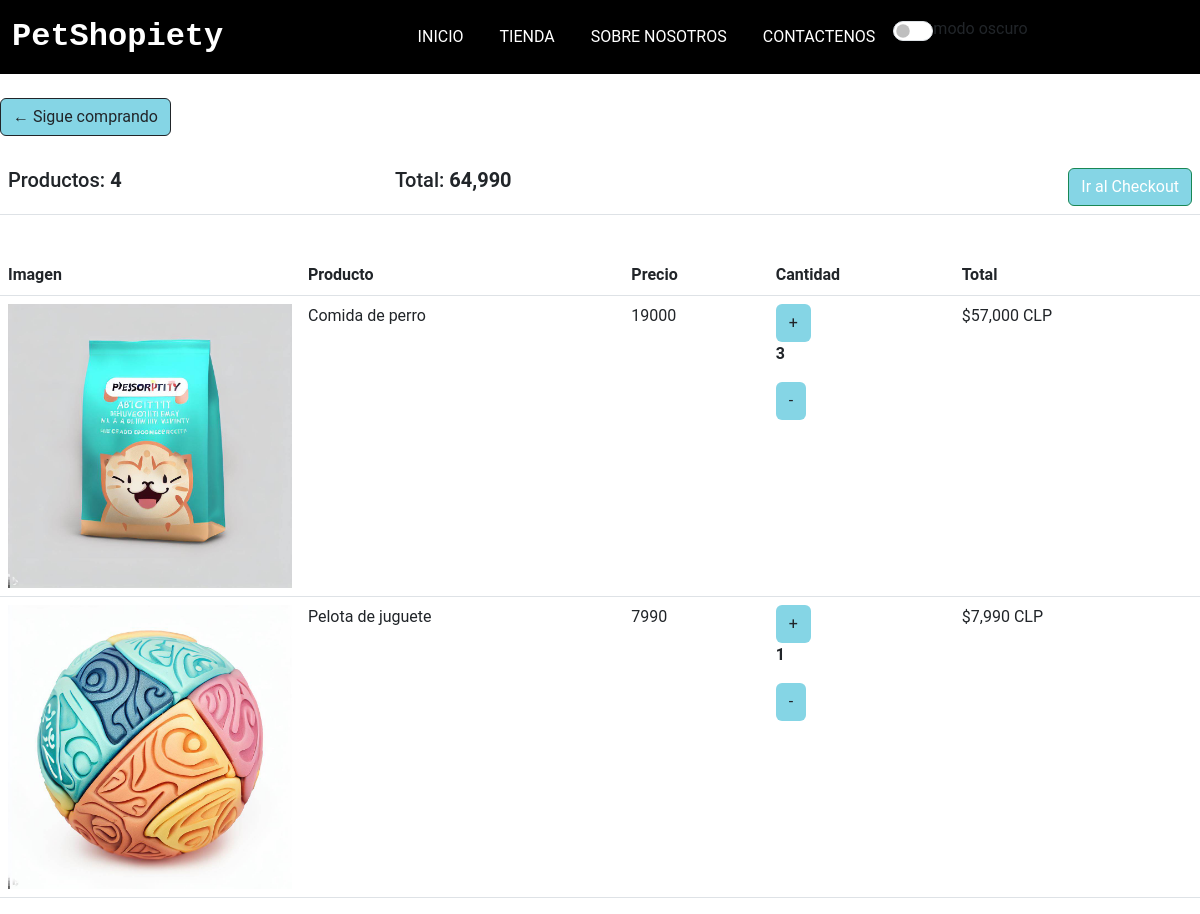
Before: /carrito (signed in) with the older database file.
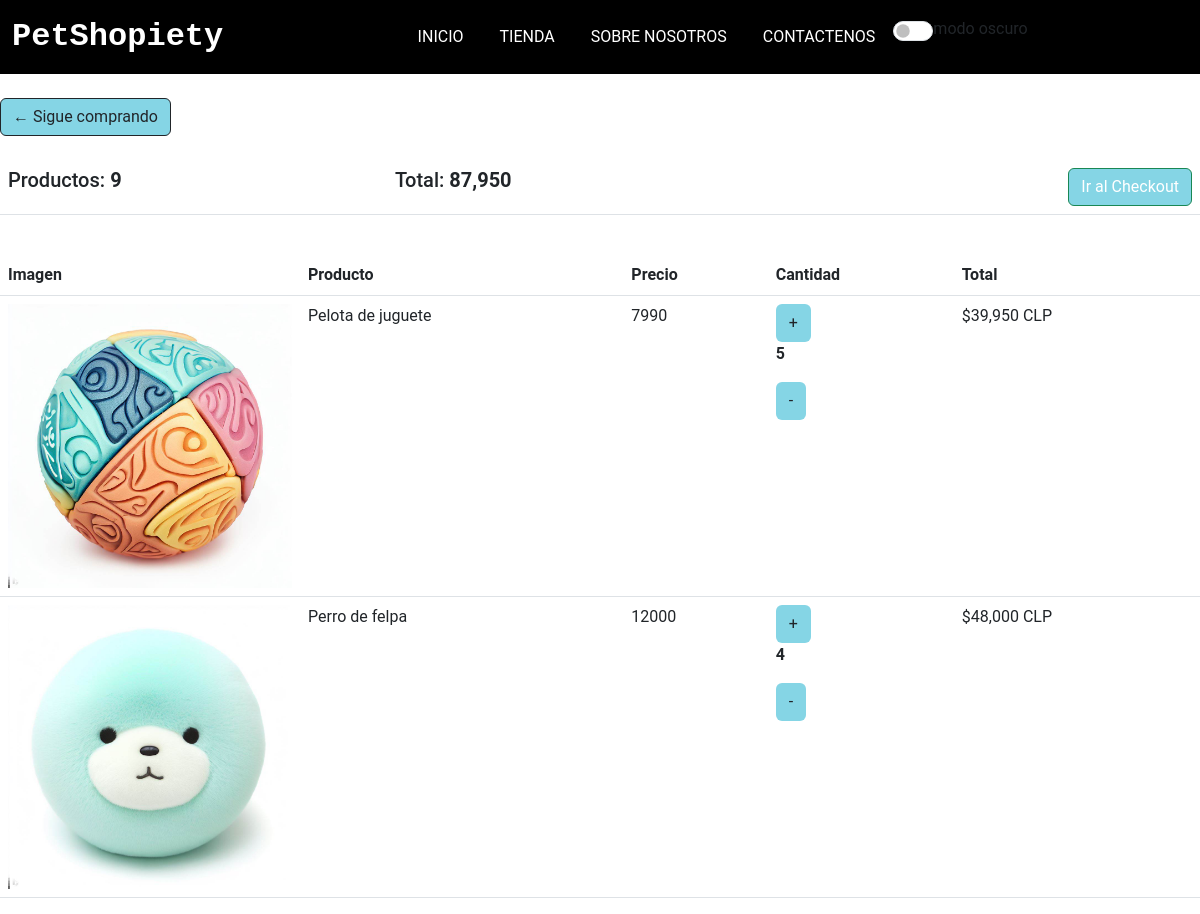
After: the same page with the newer database file.
### apps/PetShopiety/models.py (models this page shows, shortened)
class Orden(models.Model):
    comprador = models.ForeignKey(
        Comprador, on_delete=models.SET_NULL, blank=True, null=True)
    fecha_orden = models.DateTimeField(auto_now_add=True)
    completado = models.BooleanField(max_length=200, null=True)
    id_transaccion = models.CharField(max_length=200, null=True)
    @property
    def obtener_total_carrito(self):
        itemsorden = self.itemsorden_set.all()
        total = sum([item.obtener_total for item in itemsorden])
        return total
    @property
    def obtener_total_items(self):
        itemsorden = self.itemsorden_set.all()
        total = sum([item.cantidad for item in itemsorden])
        return total

class ItemsOrden(models.Model):
    producto = models.ForeignKey(
        Producto, on_delete=models.SET_NULL, blank=True, null=True)
    orden = models.ForeignKey(
        Orden, on_delete=models.SET_NULL, blank=True, null=True)
    cantidad = models.IntegerField(default=0, null=True, blank=True)
    fecha_agregada = models.DateTimeField(auto_now=True)
    @property
    def obtener_total(self):
        total = self.producto.precio * self.cantidad
        return total

class Producto(models.Model):
    sku = models.IntegerField(primary_key=True)
    nombre = models.CharField(max_length=50)
    stock = models.IntegerField()
    precio = models.IntegerField()
    descripcion = models.CharField(max_length=200)
    id_cat = models.ForeignKey(Categoria, on_delete=models.CASCADE)
    img_url = models.ImageField(upload_to='imagenesProducto')

### apps/PetShopiety/views.py (the view)
# urls.py: path('carrito', views.cargarCarrito),
def cargarCarrito(request):
    if request.user.is_authenticated:
        comprador = request.user.comprador
        orden, created = Orden.objects.get_or_create(
            comprador=comprador, completado=False)
        items = orden.itemsorden_set.all()
        cartItems = orden.obtener_total_items
    else:
        items = []
        orden = {"obtener_total_carrito": 0,
                 "obtener_total_items": 0, 'shipping': False}
        cartItems = orden['obtener_total_items']
    return render(request, "carrito.html", {"items": items, "orden": orden, 'cartItems': cartItems})

### apps/PetShopiety/templates/carrito.html (shortened to what this page needs)
<!DOCTYPE html>
<html lang="en">
{%load static%}
{%load humanize%}
<head>
    <link href="https://cdn.jsdelivr.net/npm/bootstrap@5.3.0-alpha3/dist/css/bootstrap.min.css" rel="stylesheet"
 />
    <link rel="stylesheet" href="https://cdn.jsdelivr.net/npm/bootstrap-icons@1.10.5/font/bootstrap-icons.css">
    {%block head%}
    <link rel="stylesheet" href="{% static 'css/style.css' %}">
    {%endblock%}
</head>
<body class="">
    <nav class="navbar navbar-expand-lg bg-black mb-4">
        <div class="container-fluid">
            <a class="navbar-brand fw-bold" href"/" style="color: white;">PetShopiety</a>
            <div class="collapse navbar-collapse" id="navbarSupportedContent">
                <ul class="navbar-nav m-auto mb-2 mb-lg-0">
                    <li class="nav-item">
                        <a class="nav-link active" href="/" style="color: white;">Inicio</a>
                    </li>
                    <li class="nav-item">
                        <a class="nav-link" href="#" style="color: white;">Tienda</a>
                    </li>
                    <li class="nav-item">
                        <a class="nav-link" href="/#about" style="color: white;">Sobre nosotros</a>
                    </li>
                    <li class="nav-item">
                        <a class="nav-link" href="/#contact" style="color: white;">Contactenos</a>
                    </li>
                    <li>
                        <div class="form-check form-switch">
                            <input type="checkbox" class="form-check-input" id="checkbox" onclick="setDarkMode()">
                            <label class="form-check-label" for="checkbox">modo oscuro</label>
                        </div>
                    </li>
                </ul>
            </div>
        </div>
    </nav>
    <main class="py-md-0">
        <div class="row">
            <div class="col-lg-12">
                <div class="box-element">
                    <a class="btn btn-outline-dark" href="/tienda">&#x2190; Sigue comprando</a>
                    <br>
                    <br>
                    <table class="table">
                        <tr>
                            <th>
                                <h5>Productos: <strong>{{orden.obtener_total_items}}</strong></h5>
                            </th>
                            <th>
                                <h5>Total: <strong>{{orden.obtener_total_carrito|intcomma}}</strong></h5>
                            </th>
                            <th class="text-end">
                                <a class="btn btn-success" href="/checkout">Ir al Checkout</a>
                            </th>
                        </tr>
                    </table>
                </div>
                <br>
                <div class="box-element">
                    <div class="table-responsive">
                        <table class="table">
                            <thead>
                                <tr>
                                    <th scope="col">Imagen</th>
                                    <th scope="col">Producto</th>
                                    <th scope="col">Precio</th>
                                    <th scope="col">Cantidad</th>
                                    <th scope="col">Total</th>
                                </tr>
                            </thead>
                            {% for item in items %}
                            <tbody>
                                <tr>
                                    <td class="w-25"><img class="w-100" src="{{item.producto.img_url.url}}" alt=""></td>
                                    <td>{{item.producto.nombre}}</td>
                                    <td>{{item.producto.precio}}</td>
                                    <td>
                                        <button data-product="{{item.producto.sku}}" data-action="add" class="btn comprar">+</button>
                                        <p class="cantidad">{{item.cantidad}}</p>
                                        <button data-product="{{item.producto.sku}}" data-action="remove" class="btn comprar">-</button>
                                    </td>
                                    <td>${{item.obtener_total|intcomma}} CLP</td>
                                </tr>
                            </tbody>
                            {% endfor %}
                        </table>
                    </div>
                </div>
            </div>
        </div>
    </main>
</body>
</html>

### apps/PetShopiety/static/css/style.css (style rules this page uses)
* { padding: 0; margin: 0; box-sizing: border-box; font-family: 'Roboto', sans-serif; box-sizing: border-box; }
.navbar-brand { font-size: 2rem; font-family: 'Source Code Pro', monospace; color: black; }
.nav-link { margin: 0 10px 0 10px; color: black; text-transform: uppercase; }
.btn { background-color: rgb(133, 213, 229); }
#checkbox { width: 40px; height: 20px; cursor: pointer; }
.cantidad { font-weight: 700; padding-right: 10px; }

Changed rows visible on the page:
removed ItemsOrden: producto.img_url (picture), producto.nombre "Comida de perro", producto.precio "19000", cantidad "3", obtener_total "57,000"
changed through a linked row, Orden: obtener_total_items "4" → "9"; obtener_total_carrito "64,990" → "87,950"
changed ItemsOrden "Pelota de juguete": cantidad "1" → "5"; obtener_total "7,990" → "39,950"
added ItemsOrden: producto.img_url (picture), producto.nombre "Perro de felpa", producto.precio "12000", cantidad "4", obtener_total "48,000"
